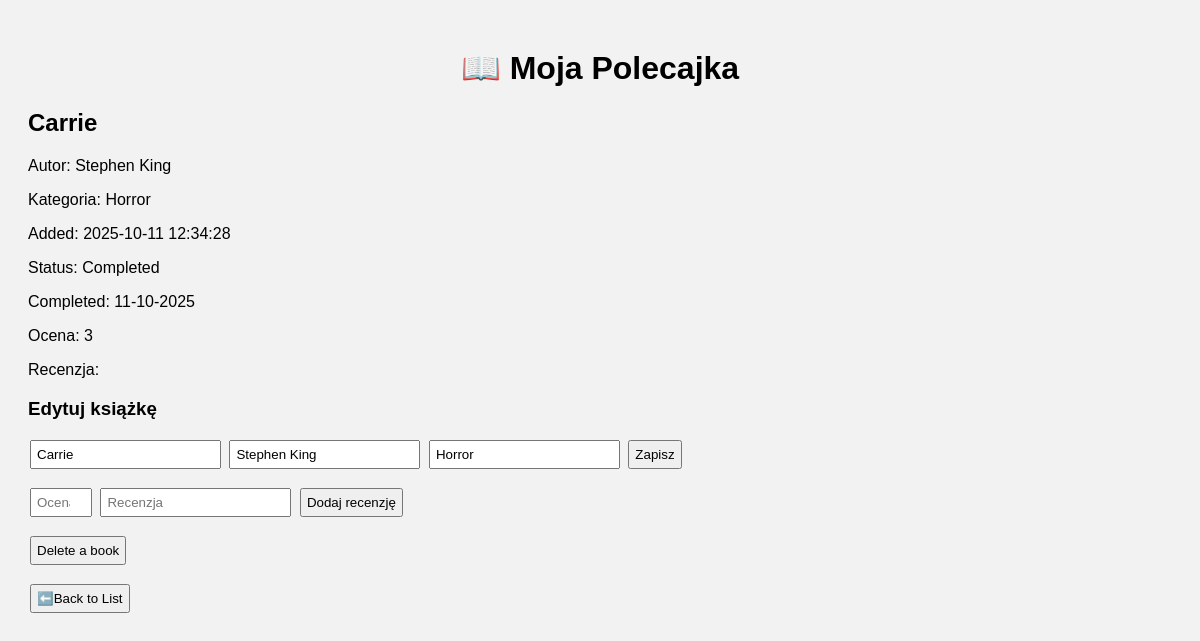
Before: /book/1 with the older database file.
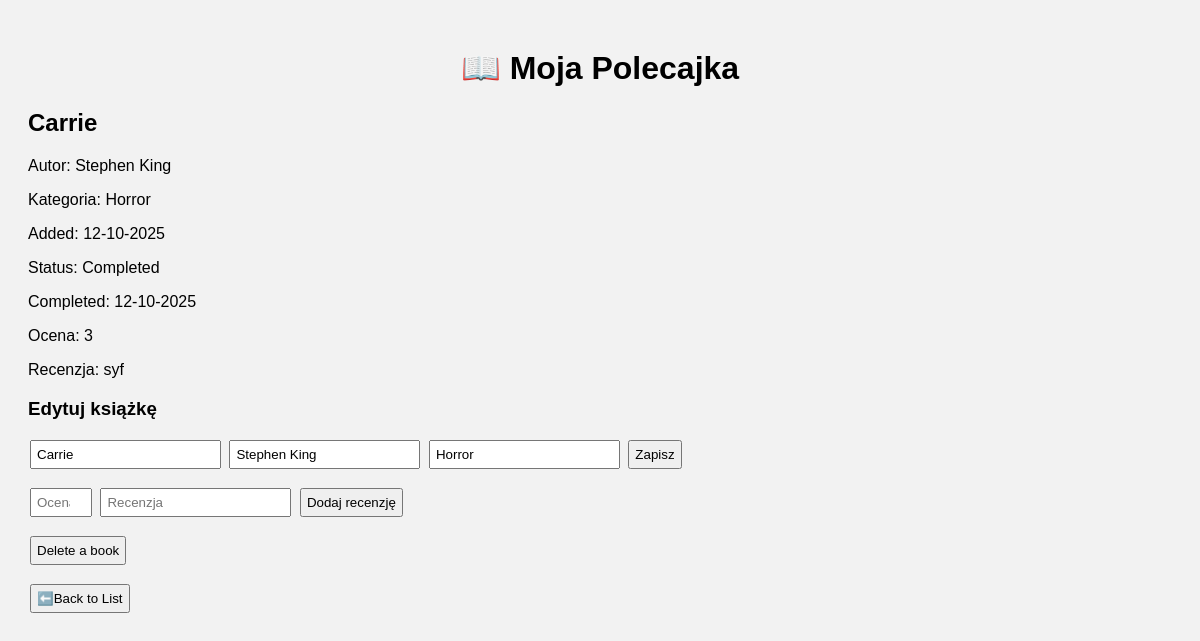
After: the same page with the newer database file.
### tables this page shows
CREATE TABLE "books" (
	"id"	INTEGER,
	"title"	TEXT NOT NULL,
	"author"	TEXT,
	"category"	TEXT,
	"status"	TEXT DEFAULT 'To Read',
	"date_added"	TEXT,
	PRIMARY KEY("id" AUTOINCREMENT)
);

CREATE TABLE reviews (
    id INTEGER PRIMARY KEY AUTOINCREMENT,
    book_id INTEGER,
    rating INTEGER,
    review TEXT,
    date_finished TEXT,
    FOREIGN KEY(book_id) REFERENCES books(id) ON DELETE CASCADE
);

### app.py (the view)
@app.route("/book/<int:book_id>")
def book_detail(book_id):
    book = get_book_by_id(book_id)
    return render_template("book.html", book=book)

### app.py (called while the page is built)
def get_book_by_id(book_id):
    conn = get_connection()
    cur = conn.cursor()
    cur.execute("""
        SELECT b.id, b.title, b.author, b.category, b.status, b.date_added,
               r.date_finished, r.rating, r.review
        FROM books b
        LEFT JOIN reviews r ON b.id = r.book_id
        WHERE b.id = ?
    """, (book_id,))
    book = cur.fetchone()
    conn.close()
    return book

### db_init.py (called while the page is built)
def get_connection():
    conn = sqlite3.connect(DB_NAME)
    conn.row_factory = sqlite3.Row
    conn.execute("PRAGMA foreign_keys = ON")  # 🔥 włącza klucze obce
    return conn

### templates/book.html (shortened to what this page needs)
{% extends "base.html" %}
{% block content %}
<h2>{{ book['title'] }}</h2>
<p>Autor: {{ book['author'] }}</p>
<p>Kategoria: {{ book['category'] }}</p>
<p>Added: {{ book['date_added'] }}</p>
<p>Status: {{ book['status'] }}</p>
{% if book['status'] == 'Completed' %}
<p>Completed: {{ book['date_finished'] }}</p>
{% endif %}
<p>Ocena: {{ book['rating'] or '' }}</p>
<p>Recenzja: {{ book['review'] or '' }}</p>
<h3>Edytuj książkę</h3>
<form action="{{ url_for('edit_book_route', book_id=book['id']) }}" method="POST">
    <input type="text" name="title" value="{{ book['title'] }}">
    <input type="text" name="author" value="{{ book['author'] }}">
    <input type="text" name="category" value="{{ book['category'] }}">
    <button type="submit">Zapisz</button>
</form>
<form action="{{ url_for('complete', book_id=book['id']) }}" method="POST">
    <input type="number" name="rating" min="1" max="10" placeholder="Ocena" required>
    <input type="text" name="review" placeholder="Recenzja">
    <button type="submit">Dodaj recenzję</button>
</form>
<form id="deleteForm" action="{{ url_for('delete', book_id=book['id']) }}" method="POST">
    <button type="button" onclick="confirmDelete('{{ book['title'] }}', '{{ book['author'] }}')">Delete a book</button>
</form>
<a href="{{ url_for('index') }}">
    <button type="button">⬅️Back to List</button>
</a>
{% endblock %}

Changed rows visible on the page:
changed books "Carrie": date_added "2025-10-11 12:34:28" → "12-10-2025"
changed reviews: date_finished "11-10-2025" → "12-10-2025"; review (not shown) → "syf"
